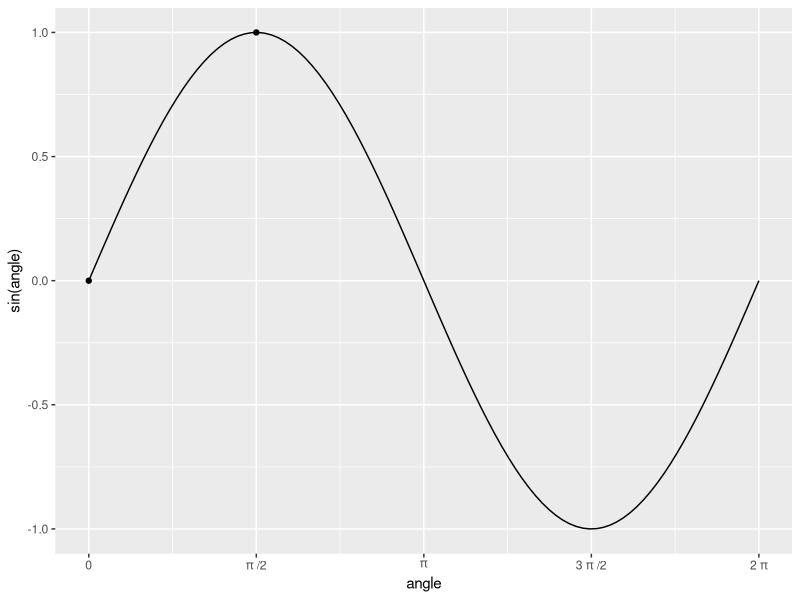

Source code (R): (Note: this script raises an error after producing the figure.)
## ---- chunk 1
library(glue)
library(tidyverse)
## ---- chunk 2
angle <- seq(0, 2*pi, length.out = 100)

ggplot(data=NULL, aes(x=angle, y=sin(angle))) + 
  geom_line() + 
  geom_point(aes(x = c(0, pi/2), y=sin(c(0, pi/2)))) + 
  scale_x_continuous(breaks = c(0, pi/2, pi, 3*pi/2, 2*pi),
                     labels = c(0, expression(pi~"/2"), expression(pi), expression("3"~pi~"/2"), expression("2"~pi)))
## ---- chunk 3
sin(0)
## ---- chunk 4
sin(seq(0, 3.141593, length.out = 5))
## ---- chunk 5
atan2(c(0, 1), c(1, 1))
## ---- chunk 6
knitr::include_graphics("images/environment-tab.png")
## ---- chunk 7
# this is a GLOBAL variable
global_variable <- 1

i_am_test_function <- function(parameter){
  # parameter live is a local function scope
  # its values are set when you call a function
  print(glue("  parameter inside the function: {parameter}"))
  
  # local variable created inside the function
  # it is invisible from outside
  local_variable <- 2
  print(glue("  local_variable inside the function: {local_variable}"))
  
  # here, a_global_variable is a LOCAL COPY of the the global variable
  # of the same name. You can use this COPY
  print(glue("  COPY of global_variable inside the function: {global_variable}"))
  
  # you can modify the LOCAL COPY but that won't affect the original!
  global_variable <- 3
  print(glue("  CHANGED COPY of global_variable inside the function: {global_variable}"))
}

print(glue("global_variable before the function call: {global_variable}"))

i_am_test_function(5)

# the variable outside is unchanged because we modify its COPY, not the variable itself
print(glue("UNCHANGED global_variable after the function call: {global_variable}"))
## ---- chunk 8
2 + 3

# note the `backticks` around +
`+`(2, 3)
## ---- chunk 9
`<-`(some_variable, 1)
some_variable
## ---- chunk 10
some_fun <- function(){
  x <- 1
  return(x)
}

some_other_fun <- function(){
  x <- 2
  x
}

yet_another_fun <- function(){
  3
}

some_fun()
some_other_fun()
yet_another_fun()
